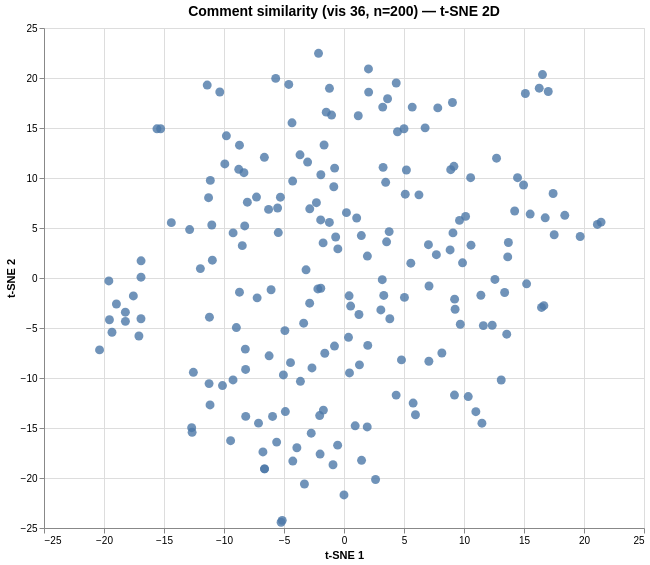

The Vega-Lite source for this figure:
### Vega specification from a JSON file in a GitHub repository (floating-point values rounded to 4 significant figures; data arrays with more than 128 entries replaced by an {"elided": "..."} marker saying what was removed)
{"$schema": "https://vega.github.io/schema/vega/v6.json", "data": [{"name": "param_1e9efca18e7a2868_store"}, {"name": "source_0", "values": {"elided": "200 records"}}, {"name": "source_0_x_domain_dim_1", "values": [{"min": -20.37, "max": 21.42}]}, {"name": "source_0_y_domain_dim_2", "values": [{"min": -24.43, "max": 22.47}]}], "signals": [{"name": "unit", "value": {}, "on": [{"events": "pointermove", "update": "isTuple(group()) ? group() : unit"}]}, {"name": "param_1e9efca18e7a2868", "update": "vlSelectionResolve(\"param_1e9efca18e7a2868_store\", \"union\")"}, {"name": "param_1e9efca18e7a2868_dim_1", "on": [{"events": [{"source": "view", "type": "dblclick"}], "update": "null"}, {"events": {"signal": "param_1e9efca18e7a2868_translate_delta"}, "update": "panLinear(param_1e9efca18e7a2868_translate_anchor.extent_x, -param_1e9efca18e7a2868_translate_delta.x / width)"}, {"events": {"signal": "param_1e9efca18e7a2868_zoom_delta"}, "update": "zoomLinear(domain(\"x\"), param_1e9efca18e7a2868_zoom_anchor.x, param_1e9efca18e7a2868_zoom_delta)"}]}, {"name": "param_1e9efca18e7a2868_dim_2", "on": [{"events": [{"source": "view", "type": "dblclick"}], "update": "null"}, {"events": {"signal": "param_1e9efca18e7a2868_translate_delta"}, "update": "panLinear(param_1e9efca18e7a2868_translate_anchor.extent_y, param_1e9efca18e7a2868_translate_delta.y / height)"}, {"events": {"signal": "param_1e9efca18e7a2868_zoom_delta"}, "update": "zoomLinear(domain(\"y\"), param_1e9efca18e7a2868_zoom_anchor.y, param_1e9efca18e7a2868_zoom_delta)"}]}, {"name": "param_1e9efca18e7a2868_tuple", "on": [{"events": [{"signal": "param_1e9efca18e7a2868_dim_1 || param_1e9efca18e7a2868_dim_2"}], "update": "param_1e9efca18e7a2868_dim_1 && param_1e9efca18e7a2868_dim_2 ? {unit: \"\", fields: param_1e9efca18e7a2868_tuple_fields, values: [param_1e9efca18e7a2868_dim_1,param_1e9efca18e7a2868_dim_2]} : null"}]}, {"name": "param_1e9efca18e7a2868_tuple_fields", "value": [{"field": "dim_1", "channel": "x", "type": "R"}, {"field": "dim_2", "channel": "y", "type": "R"}]}, {"name": "param_1e9efca18e7a2868_translate_anchor", "value": {}, "on": [{"events": [{"source": "scope", "type": "pointerdown"}], "update": "{x: x(unit), y: y(unit), extent_x: domain(\"x\"), extent_y: domain(\"y\")}"}]}, {"name": "param_1e9efca18e7a2868_translate_delta", "value": {}, "on": [{"events": [{"source": "window", "between": [{"source": "scope", "type": "pointerdown"}, {"source": "window", "type": "pointerup"}], "type": "pointermove", "consume": true}], "update": "{x: param_1e9efca18e7a2868_translate_anchor.x - x(unit), y: param_1e9efca18e7a2868_translate_anchor.y - y(unit)}"}]}, {"name": "param_1e9efca18e7a2868_zoom_anchor", "on": [{"events": [{"source": "scope", "type": "wheel", "consume": true}], "update": "{x: invert(\"x\", x(unit)), y: invert(\"y\", y(unit))}"}]}, {"name": "param_1e9efca18e7a2868_zoom_delta", "on": [{"events": [{"source": "scope", "type": "wheel", "consume": true}], "update": "pow(1.001, event.deltaY * pow(16, event.deltaMode))", "force": true}]}, {"name": "param_1e9efca18e7a2868_modify", "on": [{"events": {"signal": "param_1e9efca18e7a2868_tuple"}, "update": "modify(\"param_1e9efca18e7a2868_store\", param_1e9efca18e7a2868_tuple, true)"}]}], "marks": [{"type": "symbol", "name": "marks", "from": {"data": "source_0"}, "encode": {"update": {"x": {"field": "dim_1", "scale": "x"}, "y": {"field": "dim_2", "scale": "y"}, "size": {"value": 80}, "tooltip": {"signal": "{\"Comment #\": format(datum[\"index\"], \"\"), \"Comment\": isValid(datum[\"comment\"]) ? datum[\"comment\"] : \"\"+datum[\"comment\"]}"}, "opacity": {"value": 0.8}, "shape": {"value": "circle"}, "fill": {"value": "#4c78a8"}}}, "clip": true, "interactive": true, "style": ["circle"]}], "scales": [{"name": "x", "type": "linear", "domain": [{"signal": "(data(\"source_0_x_domain_dim_1\")[0] || {}).min"}, {"signal": "(data(\"source_0_x_domain_dim_1\")[0] || {}).max"}], "range": [0, {"signal": "width"}], "nice": true, "domainRaw": {"signal": "param_1e9efca18e7a2868[\"dim_1\"]"}, "zero": true}, {"name": "y", "type": "linear", "domain": [{"signal": "(data(\"source_0_y_domain_dim_2\")[0] || {}).min"}, {"signal": "(data(\"source_0_y_domain_dim_2\")[0] || {}).max"}], "range": [{"signal": "height"}, 0], "nice": true, "domainRaw": {"signal": "param_1e9efca18e7a2868[\"dim_2\"]"}, "zero": true}], "axes": [{"scale": "x", "labels": false, "maxExtent": 0, "gridScale": "y", "ticks": false, "tickCount": {"signal": "ceil(width/40)"}, "minExtent": 0, "zindex": 0, "orient": "bottom", "domain": false, "aria": false, "grid": true}, {"scale": "y", "tickCount": {"signal": "ceil(height/40)"}, "gridScale": "x", "zindex": 0, "minExtent": 0, "labels": false, "aria": false, "ticks": false, "maxExtent": 0, "grid": true, "domain": false, "orient": "left"}, {"scale": "x", "orient": "bottom", "labelFlush": true, "tickCount": {"signal": "ceil(width/40)"}, "labelOverlap": true, "zindex": 0, "title": "t-SNE 1", "grid": false}, {"scale": "y", "grid": false, "orient": "left", "title": "t-SNE 2", "labelOverlap": true, "tickCount": {"signal": "ceil(height/40)"}, "zindex": 0}], "title": {"text": "Comment similarity (vis 36, n=200) — t-SNE 2D", "fontSize": 14, "frame": "group"}, "background": "white", "height": 500, "width": 600, "style": "cell", "padding": 5}
